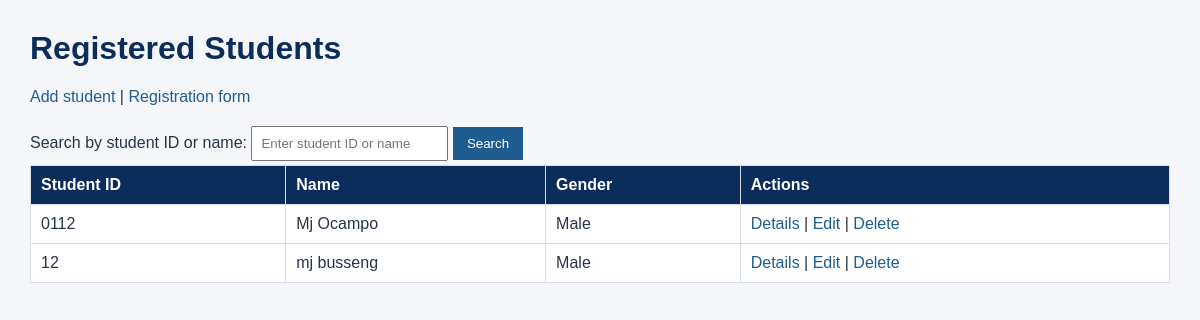
The page /registration/students/ on the database as committed earlier.
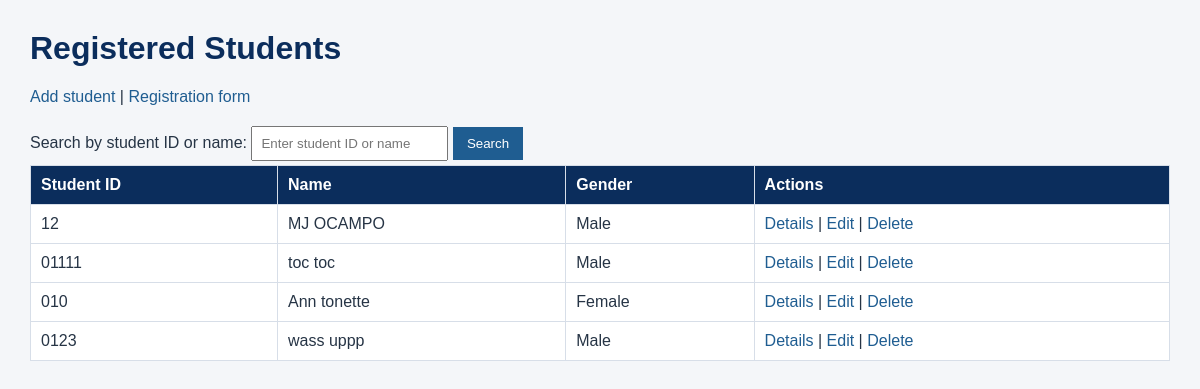
The same page on the database as committed later.
### registration/models.py (models this page shows, shortened)
class Student(models.Model):
    GENDER_CHOICES = [
        ('Male','Male'),
        ('Female','Female'),
    ]
    student_id=models.CharField(
        max_length=20,
        unique=True)
    first_name=models.CharField(
        max_length=100)
    last_name=models.CharField(
        max_length=100)
    gender=models.CharField(
        max_length=10,
        choices=GENDER_CHOICES)
    date_of_birth=models.DateField()
    contact_number=models.CharField(
        max_length=20)

### registration/views.py (the view)
# urls.py: path('students/', views.student_list, name='student_list'),
def student_list(request):
    students = Student.objects.order_by('last_name', 'first_name')
    search_query = request.GET.get('q', '').strip()
    if search_query:
        students = students.filter(
            Q(student_id__icontains=search_query)
            | Q(first_name__icontains=search_query)
            | Q(last_name__icontains=search_query)
        )
    return render(request, 'registration/student_list.html', {
        'students': students,
        'search_query': search_query,
    })

### registration/templates/registration/student_list.html (shortened to what this page needs)
<!DOCTYPE html>
<html>
<head>
    {% load static %}
    <link rel="stylesheet" href="{% static 'registration/style.css' %}">
</head>
<body>
    <h1>Registered Students</h1>
    <p>
        <a href="{% url 'student_create' %}">Add student</a> |
        <a href="{% url 'student_registration' %}">Registration form</a>
    </p>
    <form method="get" action="{% url 'student_list' %}">
        <label for="student-search">Search by student ID or name:</label>
        <input
            type="search"
            id="student-search"
            name="q"
            value="{{ search_query }}"
            placeholder="Enter student ID or name"
        >
        <button type="submit">Search</button>
    </form>
    <table>
        <thead>
            <tr>
                <th>Student ID</th>
                <th>Name</th>
                <th>Gender</th>
                <th>Actions</th>
            </tr>
        </thead>
        <tbody>
            {% for student in students %}
                <tr>
                    <td>{{ student.student_id }}</td>
                    <td>{{ student.first_name }} {{ student.last_name }}</td>
                    <td>{{ student.gender }}</td>
                    <td>
                        <a href="{% url 'student_detail' student.pk %}">Details</a> |
                        <a href="{% url 'student_update' student.pk %}">Edit</a> |
                        <a href="{% url 'student_delete' student.pk %}">Delete</a>
                    </td>
                </tr>
            {% endfor %}
        </tbody>
    </table>
</body>
</html>

### registration/static/registration/style.css (style rules this page uses)
body { font-family: Arial, sans-serif; background: #f4f6f9; color: #263445; margin: 30px; }
h1 { color: #0b2d5c; }
a { color: #1f5d91; text-decoration: none; }
table { width: 100%; border-collapse: collapse; background: #ffffff; }
th { background: #0b2d5c; color: #ffffff; text-align: left; }
th, td { padding: 10px; border: 1px solid #d7dee8; }
button { background: #1f5d91; color: #ffffff; border: 0; padding: 9px 14px; cursor: pointer; }
input, select { padding: 8px; margin: 4px 0; }

Rows that differ between the two databases and show on the page:
removed Student: student_id "0112", first_name "Mj", last_name "Ocampo", gender "Male"
changed Student: first_name "mj" → "MJ"; last_name "busseng" → "OCAMPO"
added Student: student_id "01111", first_name "toc", last_name "toc", gender "Male"
added Student: student_id "010", first_name "Ann", last_name "tonette", gender "Female"
added Student: student_id "0123", first_name "wass", last_name "uppp", gender "Male"
